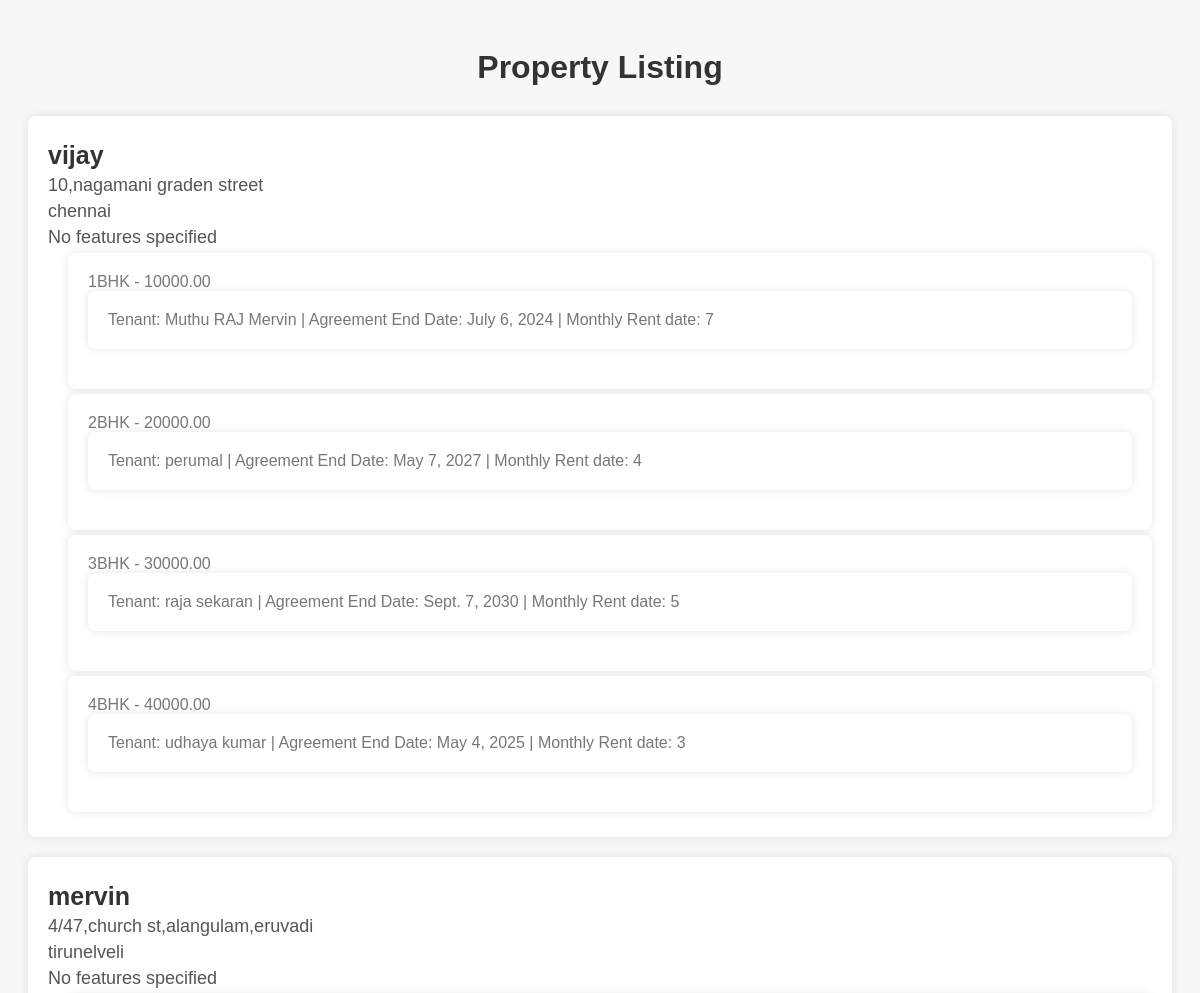
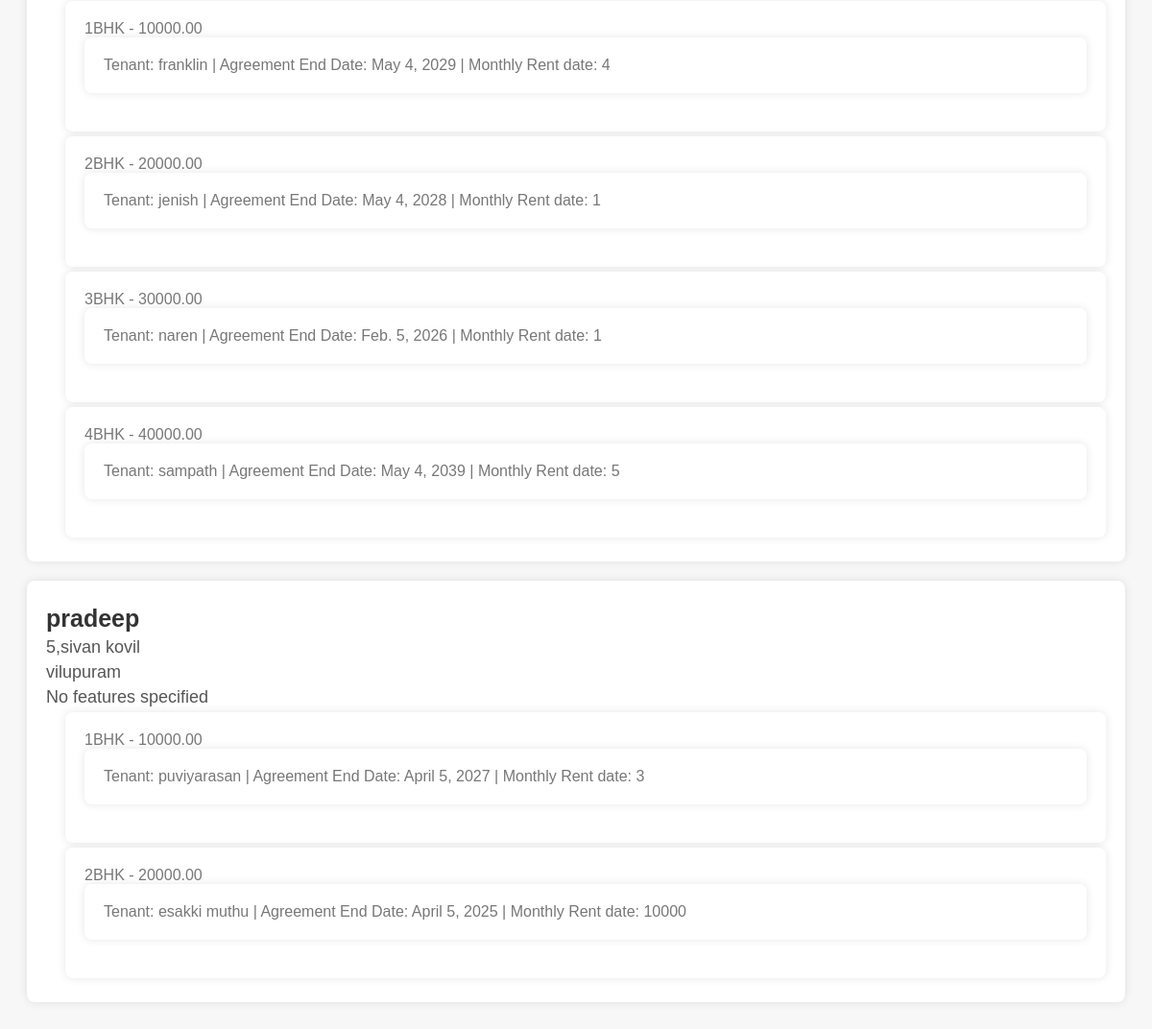
Screenshot of /property/ with the database file from the repository (2 pictures, top to bottom).
### myapp/models.py (models this page shows)
class Property(models.Model):
    name = models.CharField(max_length=100)
    address = models.CharField(max_length=200)
    location = models.CharField(max_length=100)
    Features=models.CharField(max_length=100, default='No features specified')

class Unit(models.Model):
    property = models.ForeignKey(Property, on_delete=models.CASCADE, related_name='units')
    rent_cost = models.DecimalField(max_digits=10, decimal_places=2)
    unit_type = models.CharField(max_length=10, choices=[('1BHK', '1BHK'), ('2BHK', '2BHK'), ('3BHK', '3BHK'), ('4BHK', '4BHK')])

class Tenant(models.Model):
    name = models.CharField(max_length=100)
    address = models.CharField(max_length=200)
    unit = models.ForeignKey(Unit, on_delete=models.CASCADE, related_name='tenants')
    agreement_end_date = models.DateField()
    monthly_rent_date = models.IntegerField()

### myapp/views.py (the view)
# urls.py: path('property/', views.property_list, name='property_list'),
def property_list(request):
    properties = Property.objects.all()
    return render(request, 'property_list.html', {'properties': properties})

### myapp/templates/property_list.html (shortened to what this page needs)
<!DOCTYPE html>
<html lang="en">
<head>
</head>
<body>
    <h1>Property Listing</h1>
    <ul>
        {% for property in properties %}
            <li>
                <p style="font-size: 25px; color: #333; font-weight: bold;">{{ property.name }}</p>
                <p>{{ property.address }}</p>
                <p>{{ property.location }}</p>
                <p>{{ property.Features }}</p>
                <ul class="unit-list">
                    {% for unit in property.units.all %}
                        <li class="unit-item">
                            {{ unit.unit_type }} - {{ unit.rent_cost }}
                            <ul class="tenant-list">
                                {% for tenant in unit.tenants.all %}
                                    <li class="tenant-item">
                                        Tenant: {{ tenant.name }} | Agreement End Date: {{ tenant.agreement_end_date }} | Monthly Rent date: {{ tenant.monthly_rent_date }}
                                    </li>
                                {% endfor %}
                            </ul>
                        </li>
                    {% endfor %}
                </ul>
            </li>
        {% endfor %}
    </ul>
</body>
</html>

### myapp/templates/property_list.html (style rules this page uses)
body { font-family: Arial, sans-serif; background-color: #f7f7f7; padding: 20px; }
h1 { text-align: center; color: #333; margin-bottom: 30px; }
ul { list-style: none; padding: 0; margin: 0; }
li { background-color: #fff; border-radius: 8px; padding: 20px; margin-bottom: 20px; box-shadow: 0 0 10px rgba(0, 0, 0, 0.1); }
p { margin: 5px 0; font-size: 18px; color: #555; }
.unit-list { list-style: none; padding-left: 20px; }
.unit-item { margin-bottom: 5px; color: #777; }

### rows the page displays
Property: name "vijay", address "10,nagamani graden street", location "chennai", Features "No features specified"
Unit: unit_type "1BHK", rent_cost "10000.00"
Tenant: name "Muthu RAJ Mervin", agreement_end_date "July 6, 2024", monthly_rent_date "7"
Unit: unit_type "2BHK", rent_cost "20000.00"
Tenant: name "perumal", agreement_end_date "May 7, 2027", monthly_rent_date "4"
Unit: unit_type "3BHK", rent_cost "30000.00"
Tenant: name "raja sekaran", agreement_end_date "Sept. 7, 2030", monthly_rent_date "5"
Unit: unit_type "4BHK", rent_cost "40000.00"
Tenant: name "udhaya kumar", agreement_end_date "May 4, 2025", monthly_rent_date "3"
Property: name "mervin", address "4/47,church st,alangulam,eruvadi", location "tirunelveli", Features "No features specified"
Unit: unit_type "1BHK", rent_cost "10000.00"
Tenant: name "franklin", agreement_end_date "May 4, 2029", monthly_rent_date "4"
Unit: unit_type "2BHK", rent_cost "20000.00"
Tenant: name "jenish", agreement_end_date "May 4, 2028", monthly_rent_date "1"
Unit: unit_type "3BHK", rent_cost "30000.00"
Tenant: name "naren", agreement_end_date "Feb. 5, 2026", monthly_rent_date "1"
Unit: unit_type "4BHK", rent_cost "40000.00"
Tenant: name "sampath", agreement_end_date "May 4, 2039", monthly_rent_date "5"
Property: name "pradeep", address "5,sivan kovil", location "vilupuram", Features "No features specified"
Unit: unit_type "1BHK", rent_cost "10000.00"
Tenant: name "puviyarasan", agreement_end_date "April 5, 2027", monthly_rent_date "3"
Unit: unit_type "2BHK", rent_cost "20000.00"
Tenant: name "esakki muthu", agreement_end_date "April 5, 2025", monthly_rent_date "10000"
